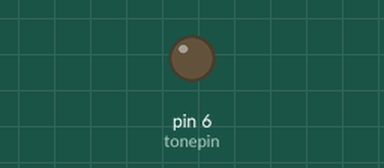
Simulated run of this sketch. Board: Arduino Uno, built with avr-gcc and run on an emulated ATmega328P. On the bench: output pins drawn as LEDs (lit = HIGH).

Above: at 1.1 s.
At 21.05 s:
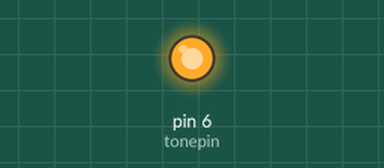
Timing chart, 0 to 21.8 s (numbered marks = the images above):
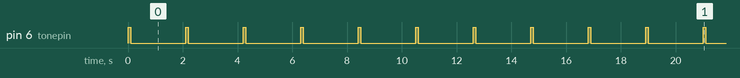

Measured:
- by itself, pin 6 (tonepin): moves between LOW and HIGH, repeating every 16.8 s
- by itself, everything shown: repeats every 16.8 s, in 16 steps

The sketch:

Buzzer.ino
```cpp
/*
 * -------------------------------
 * |Producer 小明明              |
 * |蜂鸣器小玩法程序             |
 * |如何让蜂鸣器唱歌，变调?      |
 * --------------------------------
 */
int  tonepin=6;//设置控制蜂鸣器的数字6脚
    void setup()
    {
      pinMode(tonepin,OUTPUT);//设置数字IO脚模式，OUTPUT为输出
    }
    void loop()
    {
      unsigned char i,j;
      while(1)
      {
        for(i=10;i<=53;i++)//输出一个频率的声音
        {
          digitalWrite(tonepin,HIGH);//发声音
          delay(100);//延时1ms
          digitalWrite(tonepin,LOW);//不发声音
          delay(2000);//延时ms
        }
        for(i=30;i<=70;i++)//输出另一个频率的声音,这里的100与前面的80一样，用来控制频率，可以自己调节
        {
          digitalWrite(tonepin,HIGH);
          delay(200);
          digitalWrite(tonepin,LOW);
          delay(2000);
          for(i=50;i<=56;i++)//输出另一个频率的声音,这里的100与前面的80一样，用来控制频率，可以自己调节
        {
          digitalWrite(tonepin,HIGH);
          delay(30);
          digitalWrite(tonepin,LOW);
          delay(2000);
        }
      }
    }
    }
```
